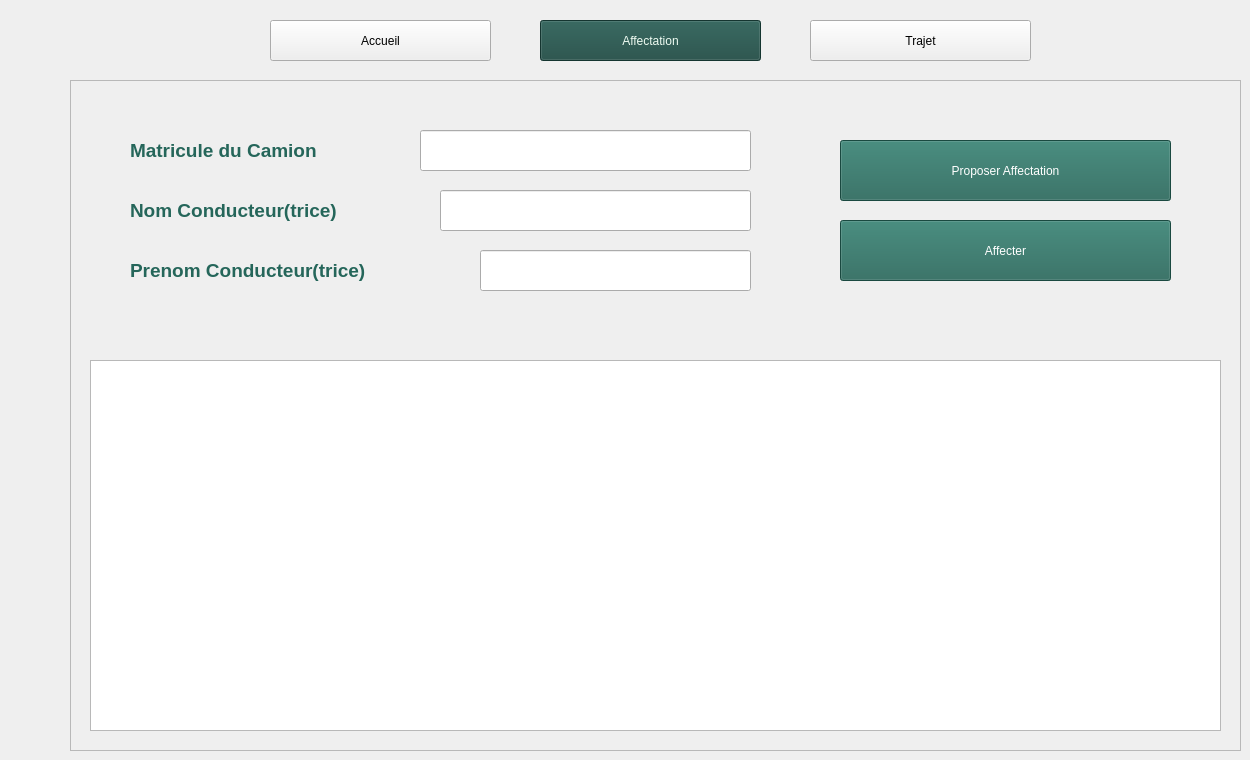
      <widget class="QWidget" name="f1CamPage">
       <property name="styleSheet">
        <string notr="true">#f1Met1CamBtn{
	color:#eefbf2;
	background-color:#1d4a43;
}</string>
       </property>
       <widget class="QPushButton" name="f1AccCamBtn">
        <property name="geometry">
         <rect>
          <x>270</x>
          <y>20</y>
          <width>221</width>
          <height>41</height>
         </rect>
        </property>
        <property name="cursor">
         <cursorShape>PointingHandCursor</cursorShape>
        </property>
        <property name="text">
         <string>Accueil</string>
        </property>
       </widget>
       <widget class="QPushButton" name="f1Met1CamBtn">
        <property name="geometry">
         <rect>
          <x>540</x>
          <y>20</y>
          <width>221</width>
          <height>41</height>
         </rect>
        </property>
        <property name="text">
         <string>Affectation</string>
        </property>
       </widget>
       <widget class="QPushButton" name="f1Met2CamBtn">
        <property name="geometry">
         <rect>
          <x>810</x>
          <y>20</y>
          <width>221</width>
          <height>41</height>
         </rect>
        </property>
        <property name="cursor">
         <cursorShape>PointingHandCursor</cursorShape>
        </property>
        <property name="text">
         <string>Trajet</string>
        </property>
       </widget>
       <widget class="QFrame" name="camAffFrame">
        <property name="geometry">
         <rect>
          <x>70</x>
          <y>80</y>
          <width>1171</width>
          <height>671</height>
         </rect>
        </property>
        <property name="frameShape">
         <enum>QFrame::Shape::StyledPanel</enum>
        </property>
        <property name="frameShadow">
         <enum>QFrame::Shadow::Raised</enum>
        </property>
        <widget class="QWidget" name="camAddAffFrame" native="true">
         <property name="geometry">
          <rect>
           <x>20</x>
           <y>20</y>
           <width>1131</width>
           <height>241</height>
          </rect>
         </property>
         <property name="styleSheet">
          <string notr="true">
QLabel{
	background-color:transparent;
	color:rgba(37, 102, 90, 255);;
	font-size:14pt;
	font-family:&quot;Segoe&quot;;
	font-weight:bold;
	
}
QComboBox{
	background-color:#ffffff;
	border-radius:10px;
	padding:10px;
	font-size:14pt;
	font-family:&quot;Segoe&quot;;
	color:rgba(37, 102, 90, 255);;
}
QComboBox::drop-down {
    border: none;
    width: 35px;
    border-bottom-left-radius: 20px;
    border-bottom-right-radius: 20px;
}

QComboBox QAbstractItemView {
    background-color: white;
    border: 2px solid #3498db;
    border-radius: 6px;
    selection-background-color: #3498db;
    selection-color: white;
    outline: none;
    padding: 5px;
	color:rgb(29, 74, 67);
}



QPushButton{
	background-color:rgba(37, 102, 90, 255);;
	color:#ffffff;
}

QPushButton:hover{
	color:#ffffff;
	background-color:rgb(50, 130, 117);
}

QPushButton:pressed{
	color:#060504;
	background-color:rgb(40, 103, 93);
}</string>
         </property>
         <widget class="QLineEdit" name="camAffMatInp">
          <property name="geometry">
           <rect>
            <x>330</x>
            <y>30</y>
            <width>331</width>
            <height>41</height>
           </rect>
          </property>
          <property name="text">
           <string/>
          </property>
         </widget>
         <widget class="QLabel" name="camAffMatLab">
          <property name="geometry">
           <rect>
            <x>40</x>
            <y>30</y>
            <width>251</width>
            <height>41</height>
           </rect>
          </property>
          <property name="text">
           <string>Matricule du Camion</string>
          </property>
         </widget>
         <widget class="QLabel" name="camAffNomLab">
          <property name="geometry">
           <rect>
            <x>40</x>
            <y>90</y>
            <width>281</width>
            <height>41</height>
           </rect>
          </property>
          <property name="text">
           <string>Nom Conducteur(trice)</string>
          </property>
         </widget>
         <widget class="QLineEdit" name="camAffNomInp">
          <property name="geometry">
           <rect>
            <x>350</x>
            <y>90</y>
            <width>311</width>
            <height>41</height>
           </rect>
          </property>
          <property name="text">
           <string/>
          </property>
         </widget>
         <widget class="QLabel" name="camAffPrenomLab">
          <property name="geometry">
           <rect>
            <x>40</x>
            <y>150</y>
            <width>321</width>
            <height>41</height>
           </rect>
          </property>
          <property name="text">
           <string>Prenom Conducteur(trice)</string>
          </property>
         </widget>
         <widget class="QLineEdit" name="camAffPrenomInp">
          <property name="geometry">
           <rect>
            <x>390</x>
            <y>150</y>
            <width>271</width>
            <height>41</height>
           </rect>
          </property>
          <property name="text">
           <string/>
          </property>
         </widget>
         <widget class="QPushButton" name="camAffPropBtn">
          <property name="geometry">
           <rect>
            <x>750</x>
            <y>40</y>
            <width>331</width>
            <height>61</height>
           </rect>
          </property>
          <property name="text">
           <string>Proposer Affectation</string>
          </property>
         </widget>
         <widget class="QPushButton" name="camAffAddBtn">
          <property name="geometry">
           <rect>
            <x>750</x>
            <y>120</y>
            <width>331</width>
            <height>61</height>
           </rect>
          </property>
          <property name="text">
           <string>Affecter</string>
          </property>
         </widget>
        </widget>
        <widget class="QTableView" name="camAffTable">
         <property name="geometry">
          <rect>
           <x>20</x>
           <y>280</y>
           <width>1131</width>
           <height>371</height>
          </rect>
         </property>
         <property name="horizontalScrollBarPolicy">
          <enum>Qt::ScrollBarPolicy::ScrollBarAlwaysOff</enum>
         </property>
         <attribute name="horizontalHeaderCascadingSectionResizes">
          <bool>false</bool>
         </attribute>
         <attribute name="horizontalHeaderDefaultSectionSize">
          <number>285</number>
         </attribute>
         <attribute name="verticalHeaderVisible">
          <bool>false</bool>
         </attribute>
        </widget>
       </widget>
      </widget>
